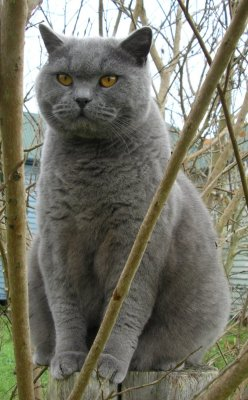
#> input picture data/img/cat1.jpg, 248 x 400 px
$ jupyter execute --allow-errors 02_pixel_to_pixel.ipynb   (shell and % lines are left out)   (older library calls are emulated)
#> lines starting #> are read from the running program, lines starting #| are printed output that depends on the picture
### img_utils.py
import numpy as np
import matplotlib.pyplot as plt
import cv2

def hsv_to_cv(hsv):
    return np.array([int(hsv[0]/2.0), int(255.0*hsv[1]/100.0), int(255.0*hsv[2]/100.0)])

def plt_cv_image(img, title='Image', hist=False, max_hist=1000):
    global plt
    assert isinstance(img, np.ndarray), "img must a be numpy array"
    assert len(img.shape)==2 or len(img.shape)==3, "img.shape must be 2 or 3"
    if hist:
        plt.subplot(1,2,1)
    if len(img.shape)==2:
        plt.imshow(img, cmap='gray')
        plt.title(title), plt.xticks([]), plt.yticks([])
        if hist:
            plt.subplot(1,2,2)
            plt.hist(img.ravel(),256,[0,256]);
            plt.xlim([0,255])
            plt.ylim([0,max_hist])
    else: # len(img.shape)==3
        assert img.shape[2]==3, "img.shape[2] must be 3 (RGB) if img has 3 dimensions"
        plt.imshow(img[...,::-1])
        plt.title(title), plt.xticks([]), plt.yticks([])
        if hist:
            plt.subplot(1,2,2)
            for i,col in enumerate(('b','g','r')):
                histr = cv2.calcHist([img],[i],None,[256],[0,256])
                plt.plot(histr,color = col)
                plt.xlim([0,255])
                plt.ylim([0,max_hist])
    plt.show()

def plt_multiple_cv_images(imgs, titles=None):
    global plt
    num_imgs = len(imgs)
    if titles == None:
        titles = ['Image']*num_imgs
    for i in range(num_imgs):
        assert isinstance(imgs[i], np.ndarray), f'imgs[{i}] must a be numpy array'
        assert len(imgs[i].shape)==2 or len(imgs[i].shape)==3, f'imgs[i].shape must be 2 or 3'
        plt.subplot(1,num_imgs,i+1)
        if len(imgs[i].shape)==2:
            plt.imshow(imgs[i], cmap='gray')
            plt.title(titles[i]), plt.xticks([]), plt.yticks([])
        else:
            assert imgs[i].shape[2]==3, f'imgs[{i}].shape[2] must be 3 (RGB) if img has 3 dimensions'
            plt.imshow(imgs[i][...,::-1])
            plt.title(titles[i]), plt.xticks([]), plt.yticks([])
    plt.show()

# [50 lines left out: functions add_cols_left, add_cols_right, draw_points, not called in this run]

### 02_pixel_to_pixel.ipynb
# Procesamiento en pixel a pixel

[cell 1]
import numpy as np
import matplotlib.pyplot as plt
from imageio import imread
import cv2

from img_utils import *

## Histograma

Cantidad de repeticiones de un valor de intensidad, en la imagen.

[cell 2]
imgCat_gray = cv2.imread('./data/img/cat1.jpg', 0)
#> imgCat_gray: shape (400, 248); min 3, max 255, mean 115.5
plt_cv_image(imgCat_gray, title='Gato', hist=True, max_hist=1500)

[cell 3]
imgCat_RGB = cv2.imread('./data/img/cat1.jpg')
#> imgCat_RGB is the input picture: shape (400, 248, 3); mean B, G, R 103.4, 116.7, 117.6
plt_cv_image(imgCat_RGB, title='Gato', hist=True, max_hist=1500)

## Operadores píxel a píxel

La forma más sencilla de procesar una imagen. El valor de un píxel es calculado únicamente a partir de el píxel correspondiente de la(s) imagen(es) de entrada. También conocido como *transformación de píxel*:

$$g(i, j)=h(f(i, j))$$

o:

$$g(i, j)=h(f_0(i,j), f_1(i, j), ...)$$

Donde $g()$ is the output image, $f()$ is the input images, and $h()$ the opeartor.

### Brillo y contraste

Transformación lineal

$$g(i,j)=\alpha f(i,j)+\beta$$

Donde:

* $\alpha$: ganancia, controla el *contraste* (relacionado con desviación estándar).
* $\beta$: desfase, controla el  *brillo* (relacionado con promedio).

$\alpha=1.0, \beta=70$

[cell 4]
a=1.0
b=70
imgCat1 = np.uint8(np.clip(a*imgCat_gray+b, 0.0, 255.0))
plt_cv_image(imgCat_gray, title='Gato', hist=True, max_hist=1500)
plt_cv_image(imgCat1, title='Gato', hist=True, max_hist=1500)

* $\alpha=1.5, \beta=0$

[cell 5]
a=1.5
b=0
imgCat1 = np.uint8(np.clip(a*imgCat_gray+b, 0.0, 255.0))
plt_cv_image(imgCat_gray, title='Gato', hist=True, max_hist=1500)
plt_cv_image(imgCat1, title='Gato', hist=True, max_hist=1500)

* $\alpha=2.0, \beta=-50$

[cell 6]
a=2.0
b=-50
imgCat1 = np.uint8(np.clip(a*imgCat_gray+b, 0.0, 255.0))
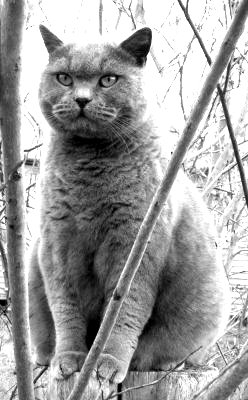
#> imgCat1: shape (400, 248); min 0, max 255, mean 158.9
plt_cv_image(imgCat_gray, title='Gato', hist=True, max_hist=1500)
plt_cv_image(imgCat1, title='Gato', hist=True, max_hist=1500)

Los parámetros $\alpha$ y $\beta$ pueden depender de la posición del píxel:

$$g(i,j) = a(i,j)f(v)+b(i,j)$$

Por ejemplo, el contraste puede arrancar en $1.0$ en la parte suprerior de la imagen, y empezar a disminuir hasta $0.0$ en la parte inferior.

[cell 7]
def linearGradient(img, dmin=0, dmax=255):
#> called with dmin = 0, dmax = 255
    pattern = np.transpose(np.array([np.arange(img.shape[0])]).repeat(img.shape[1],0)/img.shape[0])
    pattern = np.flip(pattern)
    return np.uint8(np.clip(pattern*img, dmin, dmax-1))

imgCat1 = linearGradient(imgCat_gray)
plt_cv_image(imgCat1, hist=True, max_hist=1500)

### Principio de superpisición

Se cumplirá siempre que las transfrmaciones sean lineales

$$h(f_0+f_1) = h(f_0) + h(f_1)$$

### Blend

Combina dos imágenes:

$$g(i,j) = (1-\alpha)f_0(i,j)+\alpha f_1(i,j)$$

Donde $\alpha \in [0.0,0.1]$

Ejemplo:

[cell 8]
def blend(img1, img2, alpha, dmin=0, dmax=255):
    return np.uint8(np.clip((1.0-alpha)*img1 + alpha*img2, dmin, dmax-1))

imgDog_gray = cv2.imread('./data/img/dog1.jpg', 0)
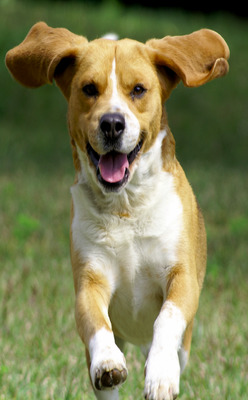
#> input picture data/img/dog1.jpg, 248 x 400 px
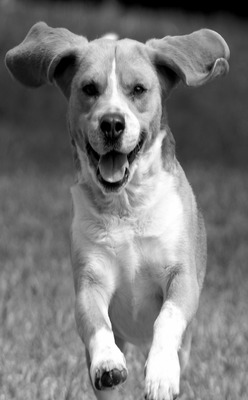
#> imgDog_gray: shape (400, 248); min 0, max 255, mean 121.3

* $\alpha=0.5$

[cell 9]
alpha = 0.25
img_out = blend(imgCat_gray, imgDog_gray, alpha)
plt_cv_image(img_out, hist=True, max_hist=1500)

* $\alpha=0.5$

[cell 10]
alpha = 0.5
img_out = blend(imgCat_gray, imgDog_gray, alpha)
plt_cv_image(img_out, hist=True, max_hist=1500)

* $\alpha=0.75$

[cell 11]
alpha = 0.75
img_out = blend(imgCat_gray, imgDog_gray, alpha)
plt_cv_image(img_out, hist=True, max_hist=1500)

* $\alpha$ cambiando a través de $x$

[cell 12]
def linearBlend(img1, img2, dmin=0, dmax=255):
#> called with dmin = 0, dmax = 255
    pattern = np.array([np.arange(img1.shape[1])]).repeat(img1.shape[0],0)/img1.shape[1]
    return np.uint8(np.clip((-pattern+1)*img1 + pattern*img2, dmin, dmax-1))

img_out = linearBlend(imgCat_gray, imgDog_gray)
plt_cv_image(img_out, hist=True, max_hist=1500)

### Corrección Gamma

Usada para corregir el mapeo gamma que algunas cámaras aplican a la imagen.

Si la imagen está en el rango $[0.0,0.1]$, se puede aplicar así:

$$g(\mathbf{x}) = f(\mathbf{x})^{\frac{1}{\gamma}}$$

[cell 13]
x = np.linspace(0,1,100)
y1 = x**0.5; y2 = x**1.0; y3 = x**2
plt.plot(x,y1, label='gamma=0.5')
plt.plot(x,y2, label='gamma=1.0')
plt.plot(x,y3, label='gamma=2.0')
plt.title('Corrección gamma')
plt.ylabel('entrada')
plt.xlabel('salida')
plt.legend()
plt.show()
#> figure, not shown here; curve peaks at x = 1, y = 1; curve peaks at x = 1, y = 1; curve peaks at x = 1, y = 1

Example:

* $\gamma=[1.0, 0.8, 2.2]$

[cell 14]
def gammaCorrection(img, gamma, dmin=0, dmax=255):
#> called with gamma = 0.5, dmin = 0, dmax = 255
    return np.uint8(np.clip(((img/dmax)**(1.0/gamma))*dmax, dmin, dmax-1))
plt.subplot(1, 3, 1)
plt.imshow(gammaCorrection(imgCat_gray, 0.5), cmap = 'gray')
plt.title('gamma=0.5')
plt.subplot(1, 3, 2)
plt.imshow(gammaCorrection(imgCat_gray, 1.0), cmap = 'gray')
plt.title('gamma=1.0')
plt.subplot(1, 3, 3)
plt.imshow(gammaCorrection(imgCat_gray, 2.0), cmap = 'gray')
#> call 3 of gammaCorrection, with gamma = 2, dmin = 0, dmax = 255
#> in gammaCorrection (call 3), `return np.uint8(np.clip(((img/dmax)**(1.0/gamma))*dmax, dmin, dmax-1))`:
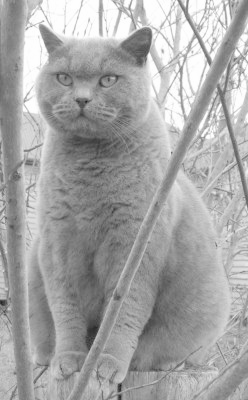
#> returned value: shape (400, 248); min 27, max 254, mean 166.1
plt.title('gamma=2.0')
plt.show()

### Negativo

$$g(i,j) = L-f(i,j)-1$$

Ejemplo:

[cell 15]
def negative(img, dmin=0, dmax=255):
#> called with dmin = 0, dmax = 255
    return np.uint8(np.clip(-img+dmax, dmin, dmax-1))
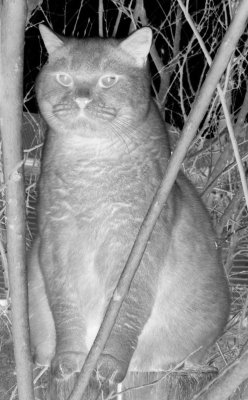
#> returned value: shape (400, 248); min 0, max 252, mean 139.5

img_out = negative(imgCat_gray)
plt_cv_image(img_out, hist=True, max_hist=1500)
#> in plt_cv_image (call 14), `plt.show()`:
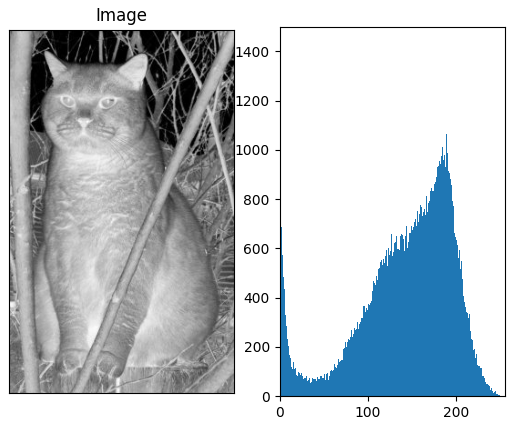
#> figure drawn by matplotlib, 2 panels; panel 2: tallest bar 2026 high, from x = 0 to 1

## RGB a escala de grises

*OpenCV* hace la transformación:

[cell 16]
imgCat_RGB = cv2.imread('./data/img/cat1.jpg')
imgCat_gray = cv2.cvtColor(imgCat_RGB, cv2.COLOR_BGR2GRAY)
plt_multiple_cv_images([imgCat_RGB, imgCat_gray], [f'{imgCat_RGB.shape}', f'{imgCat_gray.shape}'])
#> in plt_multiple_cv_images, `num_imgs = len(imgs)`: num_imgs = 2
#> in plt_multiple_cv_images, `plt.show()`:
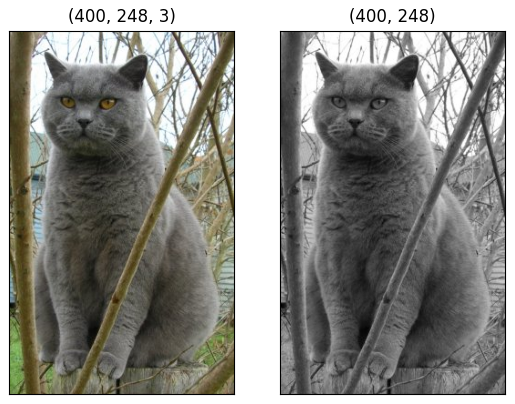
#> figure drawn by matplotlib, 2 panels

Matemáticamente, se puede realizar una operación punto a punto, entre los tres canales:

$$f_{gray} = \frac{(f_R+f_G+f_B)}{3}$$

[cell 17]
imgCat_gray = ( imgCat_RGB[...,0].astype(np.float64) + imgCat_RGB[...,1].astype(np.float64) + imgCat_RGB[...,2].astype(np.float64) )/3
imgCat_gray = imgCat_gray.astype('uint8')
plt_multiple_cv_images([imgCat_RGB, imgCat_gray], [f'{imgCat_RGB.shape}', f'{imgCat_gray.shape}'])

A pesar de dar un resultado aceptable, no suele ser el usado. La conversión realmente se suele hace así:

$$f_{gray} = 0.299 \cdot f_R + 0.587 \cdot f_G + 0.114 \cdot f_B$$

[cell 18]
imgCat_gray = 0.299*imgCat_RGB[...,0].astype(np.float64) + 0.587*imgCat_RGB[...,1].astype(np.float64) + 0.114*imgCat_RGB[...,2].astype(np.float64)
imgCat_gray = imgCat_gray.astype('uint8')
plt_multiple_cv_images([imgCat_RGB, imgCat_gray], [f'{imgCat_RGB.shape}', f'{imgCat_gray.shape}'])

## Ecualización de Histograma

El histograma es una función de probabilidad, y la idea de ecualizarlo es volverlo una distribución uniforme. La transformación se puede hacer a través de la siguiente LUT:

$$c(I)=(L-1)\frac{1}{N}\sum^{i=0}_{I}{h(i)}$$

Where:
* $h$: Imagen Origional
* $c$: LUT

Considere la siguiente imagen y su histograma:

[cell 19]
imgGray = cv2.imread('data/img/bad_contrast.png', 0)
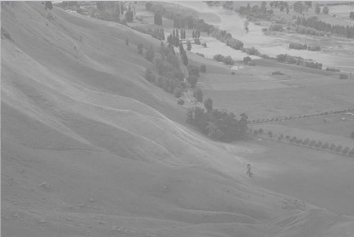
#> input picture data/img/bad_contrast.png, 354 x 237 px
#> imgGray: shape (237, 354); min 113, max 206, mean 145.4
plt_cv_image(imgGray)

[cell 20]
def plot_hist_and_cum(img):
    hist = np.histogram(img, bins=np.arange(256))
    fig, ax1 = plt.subplots()
    #ax1.fill_between(hist[1][1:], 0, hist[0])
    ax1.bar(hist[1][1:], hist[0])
    ax2 = ax1.twinx()
    ax2.plot(hist[1][1:], np.cumsum(hist[0]), color='red')

plot_hist_and_cum(imgGray)
#> figure, not shown here; panel 1: tallest bar 3673 high, from x = 135.6 to 136.4; panel 2: curve peaks at x = 207, y = 83898

Aplicando ecualizació de histograma:

[cell 21]
imgGrayEqu = cv2.equalizeHist(imgGray)
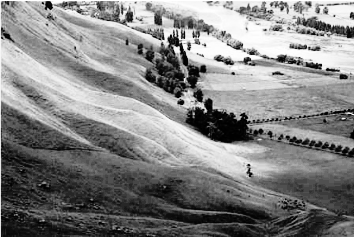
#> imgGrayEqu: shape (237, 354); min 0, max 255, mean 130.6
plt_cv_image(imgGrayEqu)

[cell 22]
plot_hist_and_cum(imgGrayEqu)
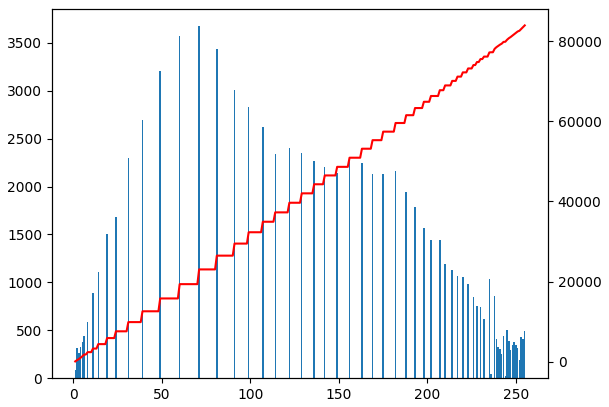
#> figure drawn by matplotlib, 2 panels; panel 1: tallest bar 3673 high, from x = 70.6 to 71.4; panel 2: curve peaks at x = 255, y = 83898
